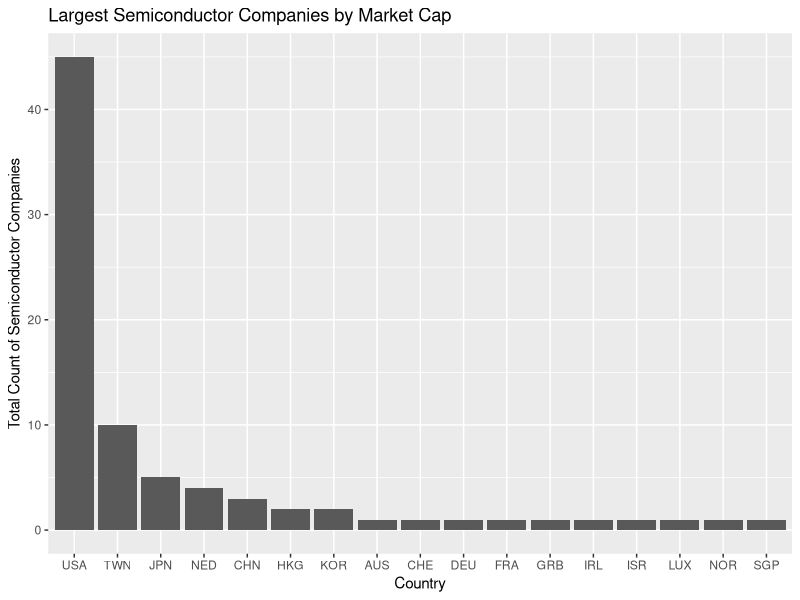

This chart was generated by the following R code: (Note: this script raises an error after producing the figure.)
# author: bbaasan
# Date:
# version:
# Purpose: cleaning and extracting global fabs and foundries 


library(tidyverse)

# market cap for largest semiconductor companies
list.files('raw_data')

# world top eight foundries and its marketcap 
top_foundries <- read_csv('../raw_data/LargeCompaniesMarketCap.csv')[-1, ] %>% 
  rename(rank = 1, name = 2, symbol = 3, marketcap=4, price=5, country = 6) %>% 
  mutate(CountryCode = country) %>% 
  mutate(CountryCode = ifelse(CountryCode == 'United States', 'USA', CountryCode)) %>% 
  mutate(CountryCode = ifelse(CountryCode == 'Taiwan', 'TWN', CountryCode)) %>% 
  mutate(CountryCode = ifelse(CountryCode == 'South Korea', 'KOR', CountryCode)) %>% 
  mutate(CountryCode = ifelse(CountryCode == 'Netherlands', 'NED', CountryCode)) %>% 
  mutate(CountryCode = ifelse(CountryCode == 'Japan', 'JPN', CountryCode)) %>% 
  mutate(CountryCode = ifelse(CountryCode == 'Germany', 'DEU', CountryCode)) %>%
  mutate(CountryCode = ifelse(CountryCode == 'Switzerland', 'CHE', CountryCode)) %>%
  mutate(CountryCode = ifelse(CountryCode == 'China', 'CHN', CountryCode)) %>%
  mutate(CountryCode = ifelse(CountryCode == 'Germany', 'DEU', CountryCode)) %>%
  mutate(CountryCode = ifelse(CountryCode == 'France', 'FRA', CountryCode)) %>%
  mutate(CountryCode = ifelse(CountryCode == 'Hong Kong', 'HKG', CountryCode)) %>%
  mutate(CountryCode = ifelse(CountryCode == 'Norway', 'NOR', CountryCode)) %>%
  mutate(CountryCode = ifelse(CountryCode == 'Singapore', 'SGP', CountryCode)) %>%
  mutate(CountryCode = ifelse(CountryCode == 'United Kingdom', 'GRB', CountryCode)) %>%
  mutate(CountryCode = ifelse(CountryCode == 'Australia', 'AUS', CountryCode)) %>%
  mutate(CountryCode = ifelse(CountryCode == 'Ireland', 'IRL', CountryCode)) %>%
  mutate(CountryCode = ifelse(CountryCode == 'Israel', 'ISR', CountryCode)) %>%
  mutate(CountryCode = ifelse(CountryCode == 'Luxembourg', 'LUX', CountryCode)) 


top_foundries_dist <- top_foundries %>% 
  mutate(marketcap = as.numeric(marketcap)) %>% 
  mutate(price = as.numeric(price)) %>% 
  count(CountryCode) %>% 
  arrange(desc(n)) %>% 
  ggplot(aes(x=reorder(CountryCode, -n), y = n)) +
  geom_bar(stat='identity')+
  labs(title = 'Largest Semiconductor Companies by Market Cap')+
  xlab('Country') + ylab('Total Count of Semiconductor Companies')


updated2020 <- year2020 %>% 
  mutate(type = CountryCode) %>% 
  mutate(type = ifelse(type %in% c('CHN', 'TWN', 'KOR'), 1, 2))

updated_2020_USA <- year2020 %>% 
  mutate(type = CountryCode) %>% 
  mutate(type = ifelse(type %in% c('CHN', 'TWN', 'KOR', 'USA'), 1, 2)) 

updated_main %>% str()

companies_cap <- top_foundries %>% 
  mutate(marketcap = as.numeric(marketcap)) %>% 
  group_by(CountryCode) %>% 
  summarise(cap = sum(marketcap)) 

  
num_companies <- top_foundries %>% 
  mutate(marketcap = as.numeric(marketcap)) %>% 
  mutate(price = as.numeric(price)) %>% 
  count(CountryCode)

final <- updated_main %>% 
  full_join(companies_cap, by = 'CountryCode') %>% 
  full_join(num_companies, by='CountryCode') %>% 
  rename(num_firms = n)

final.table <- final %>% group_by(type) %>% summarise(n=sum(w_qty)) %>% 
  drop_na()

final.table %>% 
  mutate(prop = n / sum(n))

# csv files for Tableau presentation
top_foundries %>% 
  mutate(marketcap = as.numeric(marketcap)) %>% 
  mutate(price = as.numeric(price)) %>% 
  count(CountryCode) %>% 
  rename('Country Code' = CountryCode, Count = n) %>% 
  write.csv('/Users/jrbat/Desktop/top_companies_country.csv', 
            row.names = FALSE)

companies_cap <- top_foundries %>% 
  mutate(marketcap = as.numeric(marketcap)) %>% 
  group_by(CountryCode) %>% 
  summarise(cap = sum(marketcap)) #%>% 
  #write.csv('C:\\Users\\15712\\Desktop\\companies_marketcap.csv')
